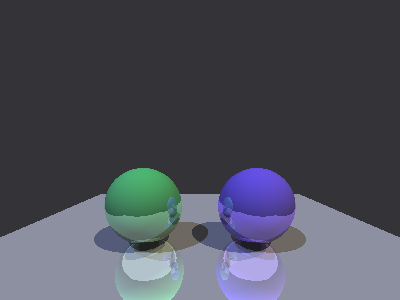

This figure's Python source:
"""Reproduction of Tiger Book Figure 4.17.

Source: Tiger Book 4.5.4, page 95 (PDF page 112).
Caption: "A simple scene rendered with shading, shadows, and mirror
         reflection. Both the floor and the blue sphere have nonzero
         mirror reflection coefficients."

Scene: green sphere on the LEFT, blue/purple sphere on the RIGHT, both
sitting at the center of a small square mirror floor. Both spheres have
mirror reflection (km > 0), the floor is a full mirror (km ~ 1).

This demo also instruments every surface.hit() call so we can report
how much tracing the render actually does.
"""

import os
import sys

import numpy as np
from PIL import Image

HERE = os.path.dirname(os.path.abspath(__file__))
sys.path.insert(0, HERE)

from modules.Vec3 import Vec3
from modules.Camera import Camera
from modules.View import View
from modules.Color import color, clamp01
from modules.Material import Lambertian
from modules.Sphere import Sphere
from modules.Triangle import Triangle
from modules.SurfaceGroup import SurfaceGroup
from modules.Light import AmbientLight, DirectionalLight
from modules.Scene import Scene


# ------------------------------------------------------------------
# Materials
# ------------------------------------------------------------------
floor_mat = Lambertian(color(0.55, 0.55, 0.55), ka=0.10,
                       km=color(0.90, 0.90, 0.90))   # near-full mirror floor
green_mat = Lambertian(color(0.20, 0.75, 0.35), ka=0.20,
                       km=color(0.55, 0.65, 0.55))
blue_mat  = Lambertian(color(0.35, 0.25, 0.85), ka=0.20,
                       km=color(0.55, 0.45, 0.75))


# ------------------------------------------------------------------
# Geometry
# ------------------------------------------------------------------
green_ball = Sphere(Vec3(-0.75, 0.50, 0.0), 0.50, material=green_mat)
blue_ball  = Sphere(Vec3( 0.75, 0.50, 0.0), 0.50, material=blue_mat)

# Mirror floor -- a SQUARE made of two triangles, centered at origin.
floor_a = Triangle(Vec3(-3.0, 0.0, -3.0), Vec3( 3.0, 0.0, -3.0),
                  Vec3( 3.0, 0.0,  3.0), material=floor_mat)
floor_b = Triangle(Vec3(-3.0, 0.0, -3.0), Vec3( 3.0, 0.0,  3.0),
                  Vec3(-3.0, 0.0,  3.0), material=floor_mat)
geometry = SurfaceGroup([green_ball, blue_ball, floor_a, floor_b])


# ------------------------------------------------------------------
# Lights
# ------------------------------------------------------------------
warm    = DirectionalLight(Vec3(-0.6, -1.0, -0.4).normalized(),
                            color(0.50, 0.46, 0.36))
cool    = DirectionalLight(Vec3( 0.6, -1.0, -0.4).normalized(),
                            color(0.28, 0.34, 0.55))
ambient = AmbientLight(color(0.28, 0.28, 0.28))


# ------------------------------------------------------------------
# Camera + view
# ------------------------------------------------------------------
cam  = Camera.from_lookat(Vec3(0.0, 1.2, 2.4), Vec3(0.0, 0.5, 0.0), Vec3(0, 1, 0))
view = View(cam, l=-1.1, r=1.1, b=-0.5, t=1.1, nx=400, ny=300,
            projection="perspective", focal_length=1.0)


# ------------------------------------------------------------------
# Tracing-instrumented render
# ------------------------------------------------------------------
# Wrap every surface so every hit() bumps a counter.
class _HitCount:
    __slots__ = ("_s",)
    def __init__(self, s): self._s = s
    def hit(self, *a, **kw):
        stats["surface_hit_calls"][0] += 1
        return self._s.hit(*a, **kw)
    def __getattr__(self, n): return getattr(self._s, n)


NX, NY = view.nx, view.ny
stats = {
    "shade_ray_calls": 0,
    "shade_ray_depths": [],
    "surface_hit_calls": [0],   # wrapped in list so the wrapper can mutate it
}

# Build a wrapped geometry (light points still hit the original via
# Scene.surface; we patch at the Scene level below).
_wrapped_geometry = SurfaceGroup([_HitCount(s) for s in geometry.surfaces])

# We can't add fields to Scene, but we CAN swap `surface` on this single
# instance by replacing it in the class __dict__. Since Scene uses
# __slots__, attributes are class-level read-only. The cleanest path:
# temporarily swap in the wrapped group before rendering, restore after.

scene = Scene(_wrapped_geometry, [ambient, warm, cool],
              background=color(0.20, 0.20, 0.22), max_depth=5)

# Monkey-patch shade_ray on the Scene class to count its calls (and
# record recursion depth).  This is invasive but Pythonic for stats.
_orig_shade_ray = Scene.shade_ray

def _counting_shade_ray(self, ray, t0=1e-3, t1=float("inf"), depth=0):
    stats["shade_ray_calls"] += 1
    stats["shade_ray_depths"].append(depth)
    return _orig_shade_ray(self, ray, t0, t1, depth)

Scene.shade_ray = _counting_shade_ray

buf = np.zeros((NY, NX, 3), dtype=np.float32)
for j in range(NY):
    for i in range(NX):
        ray = view.ray(i, j)
        c = scene.shade_ray(ray)
        cc = clamp01(c)
        buf[j, i, 0] = cc.x
        buf[j, i, 1] = cc.y
        buf[j, i, 2] = cc.z

# Restore the original shade_ray so we don't pollute the module.
Scene.shade_ray = _orig_shade_ray


out = Image.fromarray(np.flipud(buf * 255).astype(np.uint8), mode="RGB")
out_path = os.path.join(HERE, "demo_4_5_fig_4_17.png")
out.save(out_path)
print(f"Saved {out_path}")
print()
print("=" * 60)
print("Tracing stats for this render:")
print("=" * 60)
print(f"  pixels rendered                : {NX*NY:>10,}")
print(f"  scene.shade_ray() calls         : {stats['shade_ray_calls']:>10,}")
print(f"  surface.hit() calls             : {stats['surface_hit_calls'][0]:>10,}")
print(f"    of which primary hits         : {NX*NY:>10,}  (one per pixel)")
print(f"    of which shadow + reflection : {stats['surface_hit_calls'][0] - NX*NY:>10,}")
print()
depths = stats["shade_ray_depths"]
print(f"  shade_ray recursion-depth distribution:")
from collections import Counter
for d, count in sorted(Counter(depths).items()):
    pct = 100 * count / len(depths)
    print(f"    depth {d:>2} : {count:>10,} pixels  ({pct:>5.1f}%)")
print()
print(f"  Per-pixel averages:")
print(f"    shade_ray() calls / pixel  : {stats['shade_ray_calls'] / (NX*NY):.3f}")
print(f"    surface.hit() calls / pixel: {stats['surface_hit_calls'][0] / (NX*NY):.2f}")
print()
print("Theory (max_depth=5):")
print("  Per pixel: 1 primary + N=3 shadows + reflection max_depth times")
print("  Per surface.hit() call: 4 surfaces checked (2 spheres + 2 floor tris)")
print("  So per pixel: (1 + 3 + 1*max_depth) * 4 = up to 40 hit() calls")
